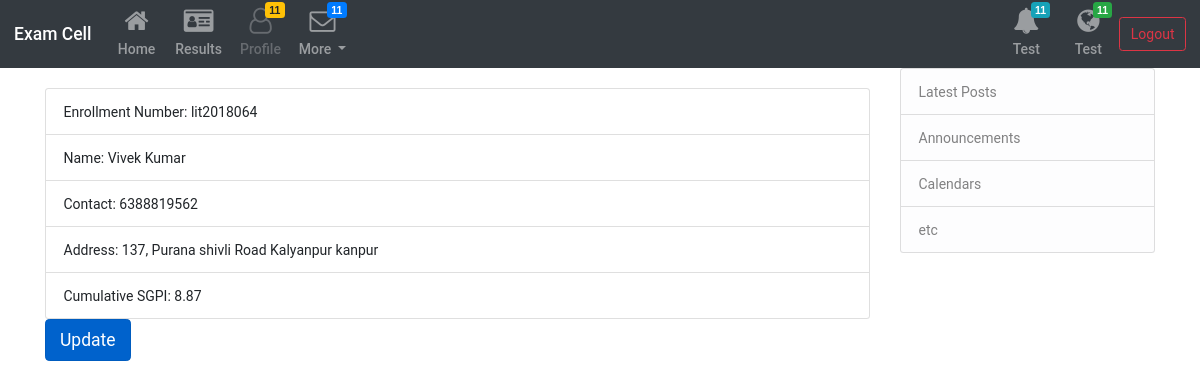
The page /users/profile/ (signed in) on the database its author committed.
### users/models.py (models this page shows, shortened)
class Profile(models.Model):
	user = models.OneToOneField(User, on_delete=models.CASCADE)
	contact = models.IntegerField(null=True)
	net_sgpi = models.DecimalField(max_digits = 4,null=True,decimal_places = 2)
	address = models.CharField(max_length = 100,null=True)
	image = models.ImageField(default='default.png', upload_to='profile_pics')

### users/views.py (the view)
# urls.py: path('profile/', views.showprofile ,name='showprofile'),
@login_required
def showprofile(request):
	try:
		obj = Profile.objects.get(user=request.user)
	except:
		obj = Profile(user=request.user)
		obj.save()
	return render (request, 'users/showprofile.html', {'context':obj})

### users/templates/users/showprofile.html
{% extends "exam/base.html" %}
{% load crispy_forms_tags %}
{% block content %}
	<br>
    	{% if context %}
          <ul class="list-group">
              <li class="list-group-item">Enrollment Number: {{ context.user.username }}</li>
              <li class="list-group-item">Name: {{ context.user.first_name }} {{ context.user.last_name }}</li>
              <li class="list-group-item">Contact: {{ context.contact }} </li>
              <li class="list-group-item">Address: {{ context.address }} </li>
              <li class="list-group-item">Cumulative SGPI: {{ context.net_sgpi }} </li>
          </ul>
         {% endif %}
   <a href="{% url 'updateprofile' %}" class="btn btn-primary btn-lg active" role="button" aria-pressed="true">Update</a>
{% endblock content %}

### exam/static/exam/css/styles.css (style rules this page uses)
body { font-family: 'Roboto', 'Helvetica', sans-serif; }

### rows shown on the page
Profile: user.username "lit2018064", user.first_name "Vivek", user.last_name "Kumar", contact "6388819562", address "137, Purana shivli Road Kalyanpur kanpur", net_sgpi "8.87"
